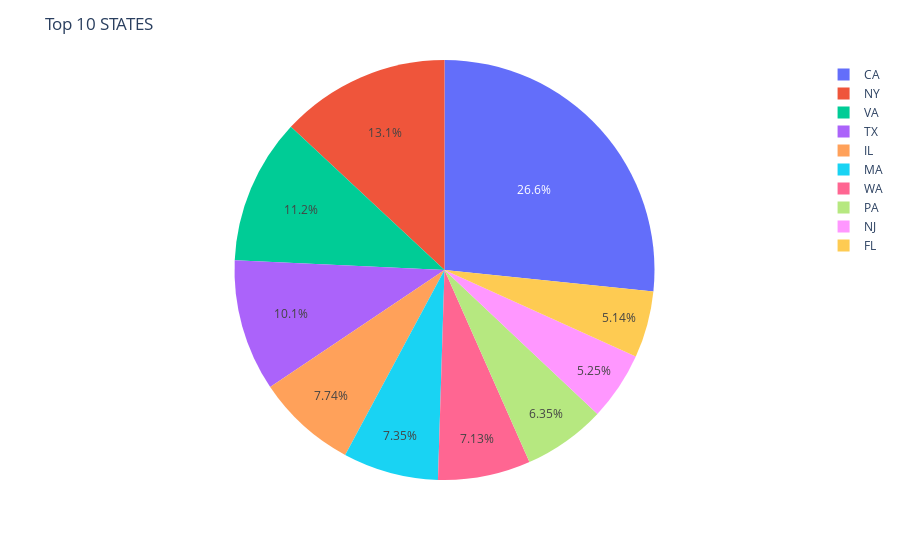

Notebook code for this chart:
### Markdown cell above
### Top 5 companies hiring for Data scientist:
- SSRS has highest number of positions. 
- Kforce 
- TEK systems, Inc
- Facebook 
- KPMG 
- Amazon

### Code cell
data3 = pd.DataFrame(df['state'].value_counts().head(10))
data3

import plotly.express as px
fig = px.pie(data3, values=data3['state'], names=data3.index)
fig.update_layout(title = 'Top 10 STATES')
fig.show()

### Figure 1 — Plotly figure (JSON) as saved in the notebook; plotly's stock layout.template omitted (floating-point values rounded to 4 significant figures)
{"data": [{"domain": {"x": [0, 1], "y": [0, 1]}, "hovertemplate": "index=%{label}<br>state=%{value}<extra></extra>", "labels": ["CA", "NY", "VA", "TX", "IL", "MA", "WA", "PA", "NJ", "FL"], "legendgroup": "", "name": "", "showlegend": true, "type": "pie", "values": [1207, 592, 508, 460, 351, 333, 323, 288, 238, 233]}], "layout": {"legend": {"tracegroupgap": 0}, "margin": {"t": 60}, "title": {"text": "Top 10 STATES"}}}
